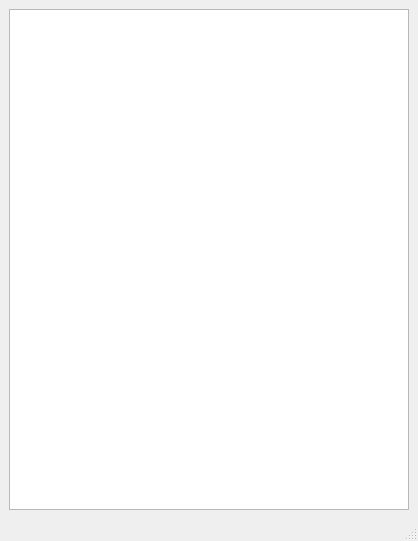
<?xml version="1.0" encoding="UTF-8"?>
<ui version="4.0">
 <class>FriendWindow</class>
 <widget class="QMainWindow" name="FriendWindow">
  <property name="geometry">
   <rect>
    <x>0</x>
    <y>0</y>
    <width>418</width>
    <height>541</height>
   </rect>
  </property>
  <property name="windowTitle">
   <string>MainWindow</string>
  </property>
  <widget class="QWidget" name="centralwidget">
   <layout class="QVBoxLayout" name="verticalLayout">
    <item>
     <widget class="QListWidget" name="listWidget_friend"/>
    </item>
   </layout>
  </widget>
  <widget class="QMenuBar" name="menubar">
   <property name="geometry">
    <rect>
     <x>0</x>
     <y>0</y>
     <width>418</width>
     <height>30</height>
    </rect>
   </property>
  </widget>
  <widget class="QStatusBar" name="statusbar"/>
 </widget>
 <resources/>
 <connections/>
</ui>
